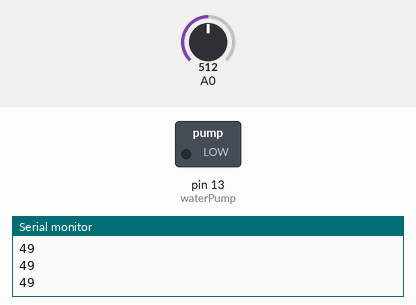
Recording of a sketch running on a simulated Arduino Uno, built with avr-gcc and run on an emulated ATmega328P. On the bench: switched loads named in the sketch (green lamp = pin HIGH), the last lines printed to the serial monitor. Inputs (shaded band) come from the test bench; at power-on: A0 = 512.

Above: at 1.2 s.
1.3 s: A0 set to 423
2.8 s: A0 set to 395
At 4.1 s:
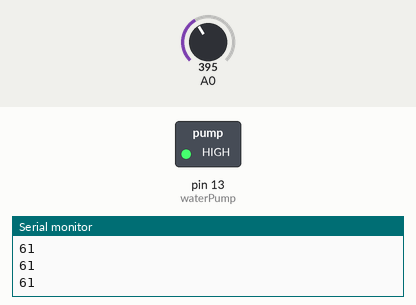
4.4 s: A0 set to 511
At 5.7 s:
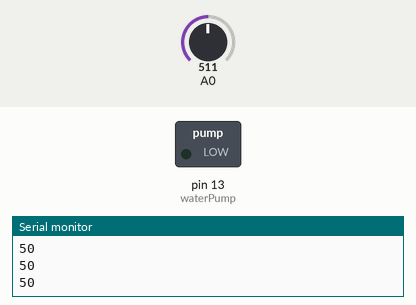
6.0 s: A0 set to 306
At 7.1 s:
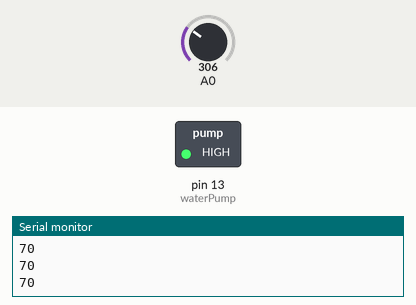
Timing chart, 0 to 8.6 s (numbered marks = the images above; inputs shaded):
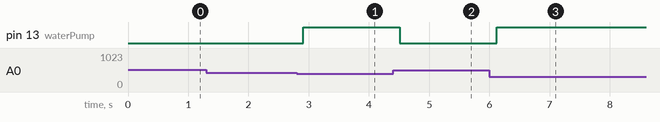

The sketch:

garduinoBeta.ino
```cpp
int waterPump = 13;
void setup() {
  // put your setup code here, to run once:
  Serial.begin(9600);
  pinMode(waterPump, OUTPUT);
}

void loop() {
  // put your main code here, to run repeatedly:
  int humidityRaw = analogRead(A0);
  int humidityReal = map(humidityRaw, 1023, 0, 0, 100);
  Serial.println(humidityReal);
  delay(100);
  if (humidityReal < 60)
  {
    digitalWrite(waterPump, LOW);
  }else{
    digitalWrite(waterPump, HIGH);
  }
}
```

Measured:
- the behaviour switches between 410 and 409 on A0 (found by bisection; images 0 and 1)
- after the input at 2.8 s, pin 13 (waterPump): LOW → HIGH after 0.11 s
- after the input at 4.4 s, pin 13 (waterPump): HIGH → LOW after 0.11 s
- after the input at 6.0 s, pin 13 (waterPump): LOW → HIGH after 0.12 s
